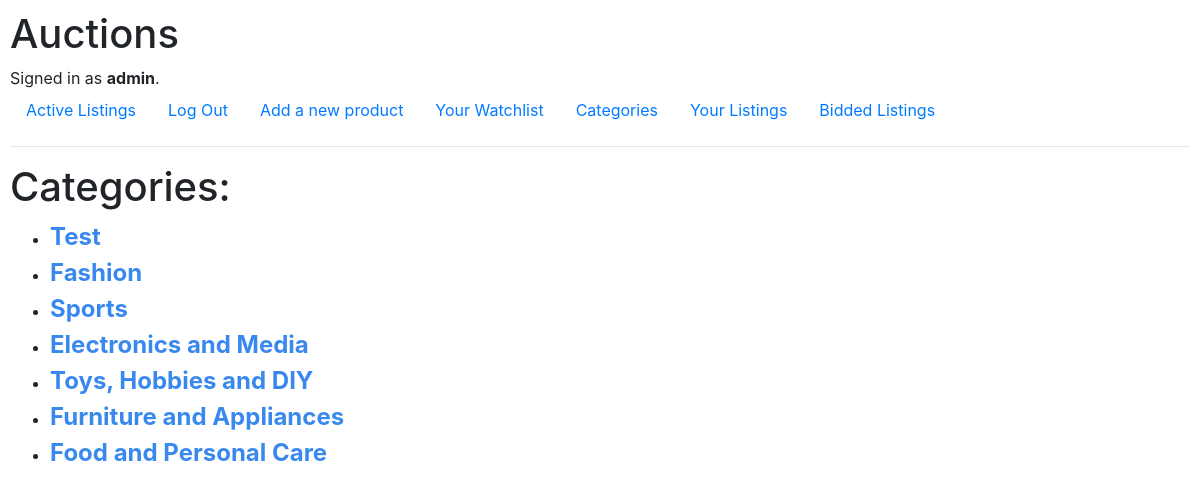
The app's page /categories/ (signed in) with its own data.
### auctions/models.py (models this page shows)
class User(AbstractUser):
    pass

class Category(models.Model):
    category = models.CharField(max_length=64)
    def __str__(self):
        return f"{self.category}"

### auctions/views.py (the view, shortened to what this page needs)
# urls.py: path("categories/", views.categories, name="categories"),
def categories(request, type=None):
    if not type:
        data = Category.objects.all()
        return render(request,"auctions/categories.html",{
            "data":data
        })
    pass

### auctions/templates/auctions/categories.html
{% extends 'auctions/layout.html' %}
{% block body %}
<h1>Categories:</h1>
<ul>
{% for item in data %}
    <li> <a href="{% url 'category' item %}" style="color: rgb(57, 136, 238); font-size: x-large;"><strong>  {{item}}  </strong></a> </li>
{% endfor %}
</ul>
{% endblock body %}

### auctions/templates/auctions/layout.html (shortened to what this page needs)
{% load static %}
<!DOCTYPE html>
<html lang="en">
    <head>
        <link rel="stylesheet" href="https://stackpath.bootstrapcdn.com/bootstrap/4.4.1/css/bootstrap.min.css">
        <link href="{% static 'auctions/styles.css' %}" rel="stylesheet">
    </head>
    <body>
        <h1>Auctions</h1>
        <div>
            {% if user.is_authenticated %}
                Signed in as <strong>{{ user.username }}</strong>.
            {% else %}
                Not signed in.
            {% endif %}
        </div>
        <ul class="nav">
            <li class="nav-item">
                <a class="nav-link" href="{% url 'index' %}">Active Listings</a>
            </li>
            {% if user.is_authenticated %}
                <li class="nav-item">
                    <a class="nav-link" href="{% url 'logout' %}">Log Out</a>
                </li>
                <li class="nav-item">
                    <a class="nav-link" href="{% url 'add' %}">Add a new product</a>
                </li>
                <li class="nav-item">
                    <a class="nav-link" href="{% url 'watchlist' %}">Your Watchlist</a>
                </li>
                <li class="nav-item">
                    <a class="nav-link" href="{% url 'categories' %}">Categories</a>
                </li>
                <li class="nav-item">
                    <a class="nav-link" href="{% url 'your_listing' %}">Your Listings</a>
                </li>
                <li class="nav-item">
                    <a class="nav-link" href="{% url 'placed_bid' %}">Bidded Listings</a>
                </li>
            {% endif %}
        </ul>
        <hr>
        {% block body %}
        {% endblock %}
    </body>
</html>

### auctions/static/auctions/styles.css (style rules this page uses)
body { padding: 10px; }

### records on screen
User: username "admin"
Category: category "Test"
Category: category "Fashion"
Category: category "Sports"
Category: category "Electronics and Media"
Category: category "Toys, Hobbies and DIY"
Category: category "Furniture and Appliances"
Category: category "Food and Personal Care"
